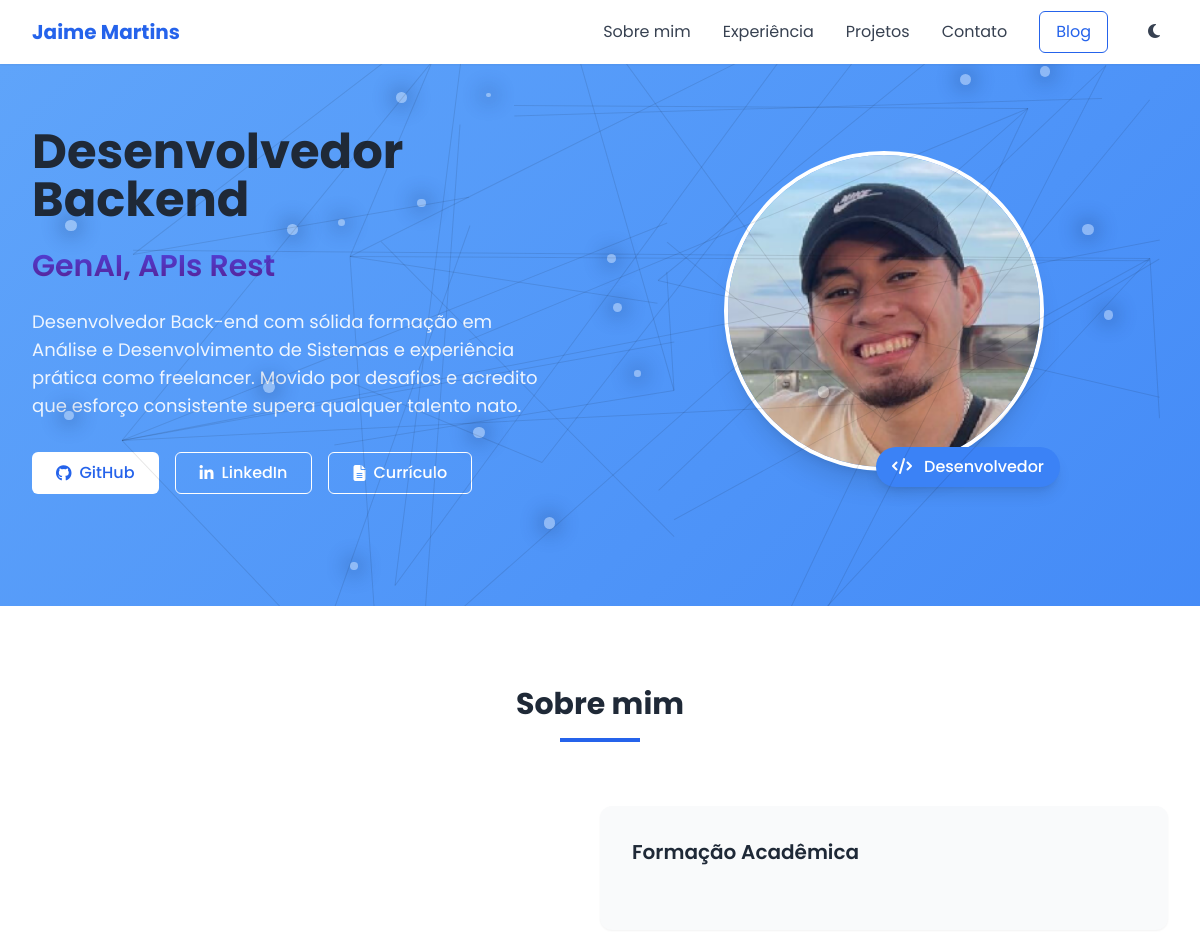
The app's page / (upper part), older data.
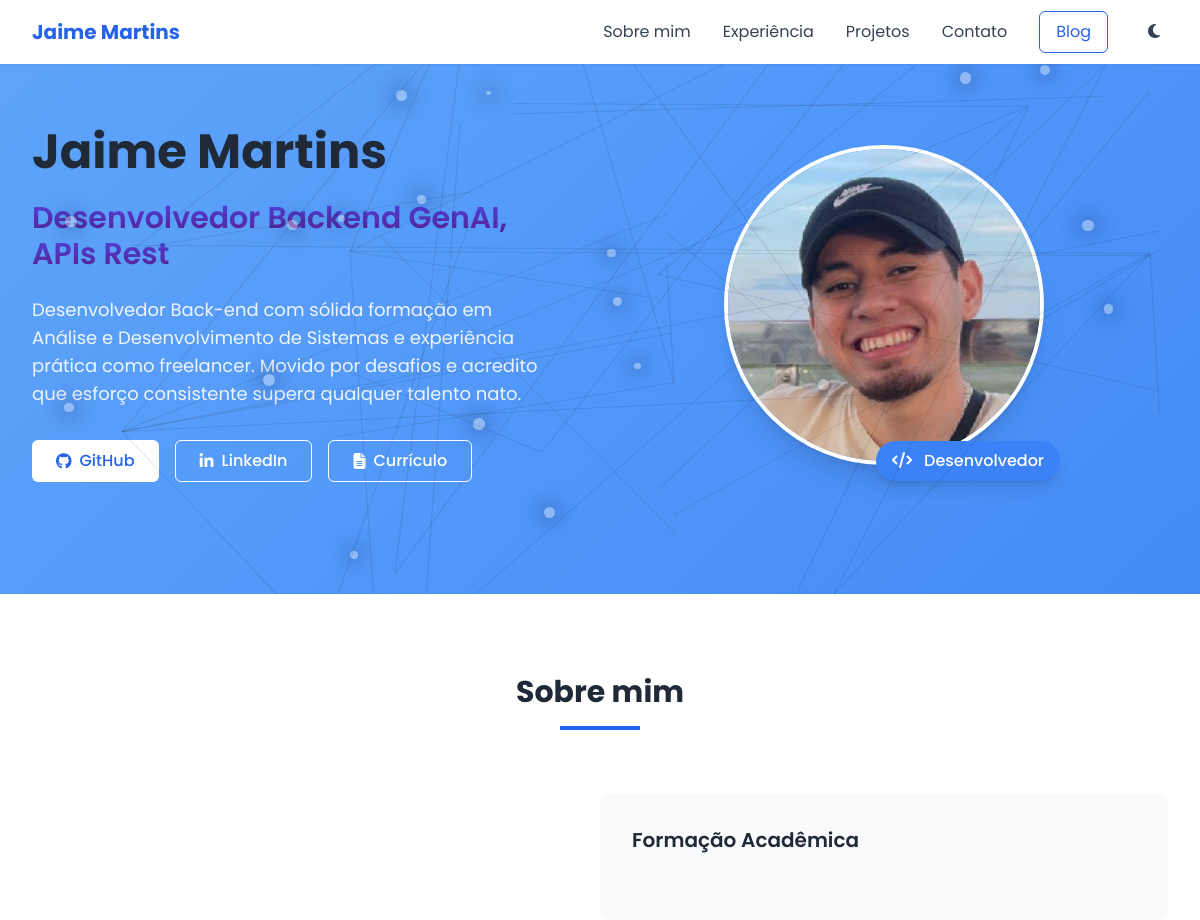
The same page, newer data.
### portfolio/models.py (models this page shows, shortened)
class Apresentacao(models.Model):
    nome = models.CharField(max_length=100)
    titulo = models.CharField(max_length=200)
    subtitulo = models.CharField(max_length=200)
    descricao = models.TextField()
    imagem = models.ImageField(upload_to='apresentacao/', blank=True, null=True)
    github = models.URLField(blank=True, null=True)
    linkedin = models.URLField(blank=True, null=True)
    curriculo = models.URLField(blank=True, null=True)

### portfolio/views.py (the view)
# urls.py: path('', views.home, name='home'), # A página inicial
def home(request):
    apresentacao = Apresentacao.objects.first()
    experiences = Experience.objects.all()
    formacoes = Formacao.objects.all()
    sobre_mim = SobreMim.objects.first() # Renomeado para 'sobre_mim' para consistência
    projetos = Projeto.objects.all()
    skills_by_category = OrderedDict()
    category_order = ['backend', 'frontend', 'database_tools', 'ai_other']
    category_names = dict(Skill.CATEGORY_CHOICES)
    for cat_key in category_order:
        skills_in_cat = Skill.objects.filter(category=cat_key)
        if skills_in_cat.exists():
            category_display_name = category_names.get(cat_key)
            skills_by_category[category_display_name] = skills_in_cat
    context = {
        'apresentacao': apresentacao,
        'experiences': experiences,
        'formacoes': formacoes,
        'sobre_mim': sobre_mim, # Enviando a variável com o nome correto
        'projetos': projetos,
        'skills_by_category': skills_by_category, # A variável que faltava!
    }
    return render(request, 'index.html', context)

### portfolio/templates/index.html (shortened to what this page needs)
{% load static %}
<!DOCTYPE html>
<html lang="pt-BR">
<head>
    <script src="https://cdn.tailwindcss.com"></script>
    <link rel="stylesheet" href="https://cdnjs.cloudflare.com/ajax/libs/font-awesome/6.4.0/css/all.min.css">
</head>
<body class="bg-gray-50 text-gray-800">
<nav class="fixed w-full bg-white shadow-sm z-50">
    <div class="max-w-7xl mx-auto px-4 sm:px-6 lg:px-8">
        <div class="flex justify-between h-16 items-center">
            <div class="flex items-center">
                <a href="#" class="text-xl font-bold text-blue-600">Jaime Martins</a>
            </div>
            <div class="hidden md:flex items-center space-x-4 lg:space-x-8">
                <a href="#sobre" class="nav-link text-gray-700 hover:text-blue-600">Sobre mim</a>
                <a href="#experiencia" class="nav-link text-gray-700 hover:text-blue-600">Experiência</a>
                <a href="#projetos" class="nav-link text-gray-700 hover:text-blue-600">Projetos</a>
                <a href="#contato" class="nav-link text-gray-700 hover:text-blue-600">Contato</a>
                <a href="/blog/"
                   class="px-4 py-2 text-blue-600 border border-blue-600 rounded-md hover:bg-blue-50">Blog</a>
                <button id="theme-toggle"
                        class="p-2 text-gray-700 rounded-full hover:bg-gray-100 dark:hover:bg-gray-700 dark:text-gray-200"
                        aria-label="Alternar tema">
                    <i id="theme-icon" class="fas fa-moon dark:hidden"></i>
                </button>
            </div>
        </div>
    </div>
</nav>
<section id="hero" class="hero-gradient text-white pt-20 pb-16 md:pt-32 md:pb-28">
    <div class="max-w-7xl mx-auto px-4 sm:px-6 lg:px-8">
        <div class="flex flex-col md:flex-row items-center">
            <div class="md:w-1/2 mb-8 md:mb-0 md:pr-10">
                <h1 class="text-4xl md:text-5xl font-bold mb-6 text-gray-800 dark:text-gray-100">
                    {{ apresentacao.titulo }}
                </h1>
                <h2 class="text-2xl md:text-3xl font-medium mb-6 text-gray-800 dark:text-gray-100">
                        <span class="block md:inline font-semibold bg-gradient-to-b from-indigo-600 to-purple-900 text-transparent bg-clip-text dark:text-blue-300">
                        </span>
                </h2>
                <p class="text-lg mb-8 opacity-90">
                    {{ apresentacao.descricao }}
                </p>
                <div class="flex space-x-4">
                    {% if apresentacao.github %}
                        <a href="{{ apresentacao.github }}"
                           class="bg-white text-blue-600 px-6 py-2 rounded-md font-medium hover:bg-gray-100 transition duration-300 flex items-center">
                            <i class="fab fa-github mr-2"></i> GitHub
                        </a>
                    {% endif %}
                    {% if apresentacao.linkedin %}
                        <a href="{{ apresentacao.linkedin }}"
                           class="bg-transparent border border-white text-white px-6 py-2 rounded-md font-medium hover:bg-white hover:text-blue-600 transition duration-300 flex items-center">
                            <i class="fab fa-linkedin-in mr-2"></i> LinkedIn
                        </a>
                    {% endif %}
                    {% if apresentacao.curriculo %}
                        <a href="{{ apresentacao.curriculo }}"
                           class="bg-transparent border border-white text-white px-6 py-2 rounded-md font-medium hover:bg-white hover:text-blue-600 transition duration-300 flex items-center">
                            <i class="fas fa-file-alt mr-2"></i> Currículo
                        </a>
                    {% endif %}
                </div>
            </div>
            <div class="md:w-1/2 flex justify-center mt-8 md:mt-0">
                <div class="relative">
                    <div class="w-48 h-48 sm:w-56 sm:h-56 md:w-64 md:h-64 lg:w-80 lg:h-80 rounded-full overflow-hidden border-4 border-white shadow-xl">
                        <img class="w-full h-full object-cover" src="{{ apresentacao.imagem.url }}"
                             alt="Foto de perfil">
                    </div>
                    <div class="absolute -bottom-2 -right-2 md:-bottom-4 md:-right-4 bg-blue-500 text-white px-3 py-1 md:px-4 md:py-2 rounded-full shadow-lg font-medium text-sm md:text-base">
                        <i class="fas fa-code mr-1 md:mr-2"></i> Desenvolvedor
                    </div>
                </div>
            </div>
        </div>
    </div>
</section>
<section id="sobre" class="py-20 bg-white">
    <div class="max-w-7xl mx-auto px-4 sm:px-6 lg:px-8">
        <div class="text-center mb-16">
            <h2 class="text-3xl font-bold text-gray-800 mb-4">Sobre mim</h2>
            <div class="w-20 h-1 bg-blue-600 mx-auto"></div>
        </div>
        <div class="flex flex-col md:flex-row items-center">
            <div class="md:w-1/2">
                <div class="bg-gray-50 p-5 sm:p-6 md:p-8 rounded-xl shadow-sm">
                    <h3 class="text-xl font-semibold mb-6 text-gray-800">Formação Acadêmica</h3>
                </div>
            </div>
        </div>
    </div>
</section>
</body>
</html>

### portfolio/templates/index.html (style rules this page uses)
body { font-family: 'Poppins', sans-serif; scroll-behavior: smooth; }
.nav-link { position: relative; }
.nav-link::after { content: ''; position: absolute; width: 0; height: 2px; bottom: -2px; left: 0; background-color: #3b82f6; transition: width 0.3s ease; }
.hero-gradient { background: linear-gradient(-45deg, #1e3a8a, #0ea5e9, #3b82f6, #60a5fa); background-size: 400% 400%; animation: gradient 15s ease infinite; position: relative; overflow: hidden; }

Row changes from the older to the newer data that the page shows:
changed Apresentacao: titulo "Desenvolvedor Backend" → "Jaime Martins"
